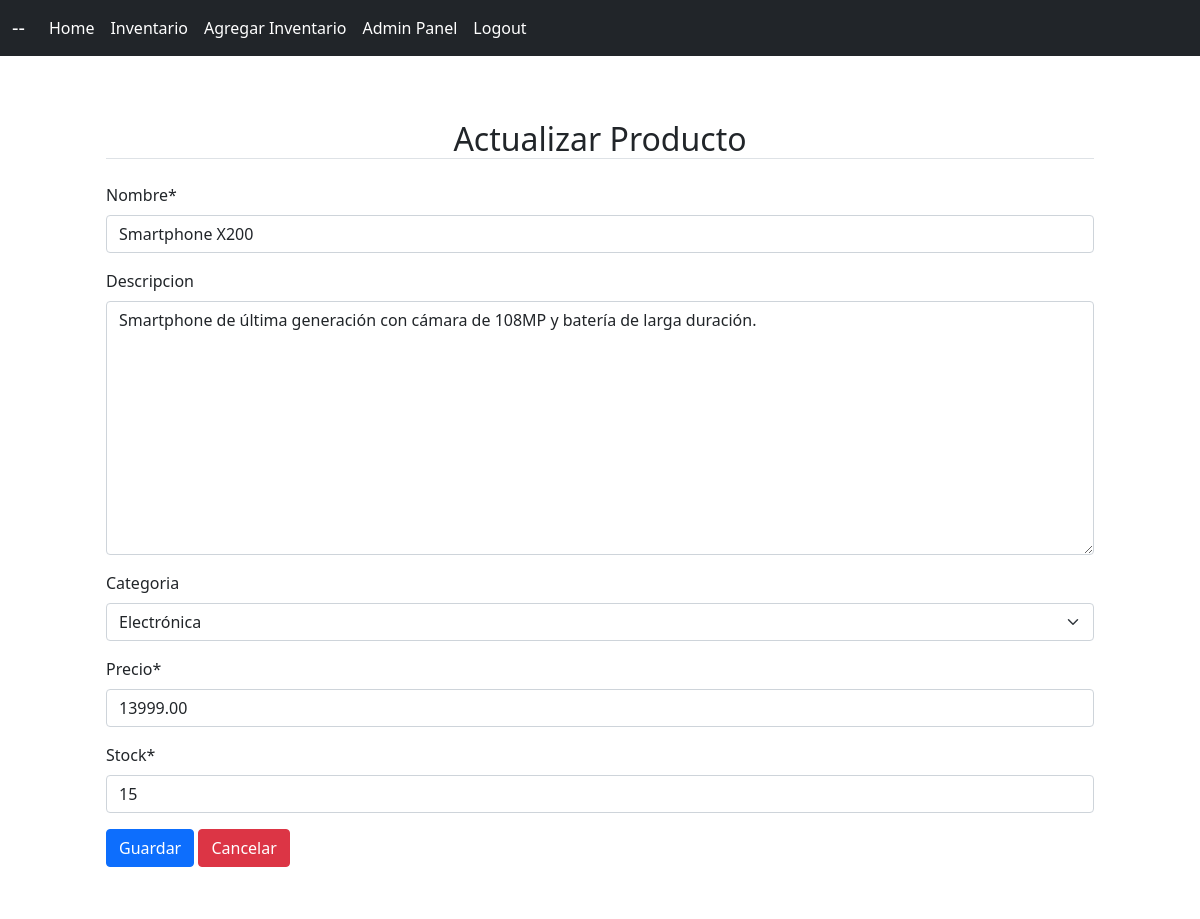
Screenshot of /inventario/producto/actualizar/3/ (signed in) with the database file from the repository.
### inventario/models.py (models this page shows, shortened)
class Inventario(models.Model):
    CATEGORIAS_CHOICES = [
        ('electronica', 'Electrónica'),
        ('hogar', 'Hogar'),
        ('entretenimiento', 'Entretenimiento'),
    ]
    nombre = models.CharField(max_length=100, null=False, blank=False)
    descripcion = models.TextField(null=True, blank=True)
    categoria = models.CharField(max_length=100, choices=CATEGORIAS_CHOICES, null=True, blank=True)
    precio = models.DecimalField(max_digits=19, decimal_places=2, null=False, blank=False)
    stock = models.IntegerField(null=False, blank=False)

### inventario/views.py (the view)
# urls.py: path('producto/actualizar/<int:pk>/', update, name='actualizar_producto'),
@login_required()
def update(request, pk):
    inventario = get_object_or_404(Inventario, pk=pk)
    if request.method == "POST":
        updateForm = InventarioUpdateForm(request.POST, instance=inventario)
        if updateForm.is_valid():
            inventario = updateForm.save(commit=False)
            inventario.sales = float(inventario.precio) * float(inventario.stock)
            inventario.save()
            return redirect("por_producto", pk=pk)
    else:
        updateForm = InventarioUpdateForm(instance=inventario)
    return render(request, "inventario/inventario_actualizar.html", {'form': updateForm, 'inventario': inventario})

### inventario/forms.py
class InventarioUpdateForm(ModelForm):
    class Meta:
        model = Inventario
        fields = ['nombre', 'descripcion', 'categoria', 'precio', 'stock']

### templates/inventario/inventario_actualizar.html (shortened to what this page needs)
{% extends '../layout.html' %}
{% load crispy_forms_tags %}
{% block content %}
<div class="content-section">
    <h2 class="border-bottom mb-4 text-center">Actualizar Producto</h2>
    <form method="POST">
        <fieldset class="form-group">
            {{ form|crispy }}
        </fieldset>
        <div class="form-group text-right">
            <button class="btn btn-primary" type="submit">Guardar</button>
            <a href="{% url 'por_producto' inventario.pk %}" class="btn btn-danger">Cancelar</a>
        </div>
    </form>
</div>
{% endblock %}

### static/main.css (style rules this page uses)
body { background-color: rgb(255, 255, 255); }
.content-section { background: rgb(255, 255, 255); margin: 40px; padding: 1.5rem 1.5rem; border-radius: 10px; }

### rows the page displays
Inventario: nombre "Smartphone X200", descripcion "Smartphone de última generación con cámara de 108MP y batería de larga duración.", categoria "Electrónica", precio "13999.00", stock "15"
